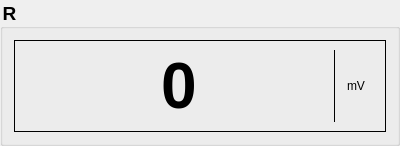
            <widget class="QGroupBox" name="GroupR">
             <property name="minimumSize">
              <size>
               <width>400</width>
               <height>0</height>
              </size>
             </property>
             <property name="maximumSize">
              <size>
               <width>400</width>
               <height>16777215</height>
              </size>
             </property>
             <property name="font">
              <font>
               <family>Arial</family>
               <pointsize>14</pointsize>
               <weight>75</weight>
               <bold>true</bold>
              </font>
             </property>
             <property name="styleSheet">
              <string notr="true">color: rgb(0, 0, 0);</string>
             </property>
             <property name="title">
              <string>R</string>
             </property>
             <property name="flat">
              <bool>true</bool>
             </property>
             <layout class="QHBoxLayout" name="horizontalLayout_6">
              <item>
               <widget class="QFrame" name="FrameR">
                <property name="minimumSize">
                 <size>
                  <width>200</width>
                  <height>0</height>
                 </size>
                </property>
                <property name="frameShape">
                 <enum>QFrame::Box</enum>
                </property>
                <property name="frameShadow">
                 <enum>QFrame::Plain</enum>
                </property>
                <layout class="QHBoxLayout" name="horizontalLayout_7">
                 <item>
                  <layout class="QVBoxLayout" name="verticalLayout_8">
                   <item>
                    <layout class="QHBoxLayout" name="horizontalLayout_9">
                     <property name="spacing">
                      <number>0</number>
                     </property>
                     <property name="sizeConstraint">
                      <enum>QLayout::SetDefaultConstraint</enum>
                     </property>
                     <item>
                      <spacer name="horizontalSpacer_57">
                       <property name="orientation">
                        <enum>Qt::Horizontal</enum>
                       </property>
                       <property name="sizeHint" stdset="0">
                        <size>
                         <width>40</width>
                         <height>20</height>
                        </size>
                       </property>
                      </spacer>
                     </item>
                     <item>
                      <spacer name="horizontalSpacer_58">
                       <property name="orientation">
                        <enum>Qt::Horizontal</enum>
                       </property>
                       <property name="sizeHint" stdset="0">
                        <size>
                         <width>40</width>
                         <height>20</height>
                        </size>
                       </property>
                      </spacer>
                     </item>
                     <item>
                      <spacer name="horizontalSpacer_59">
                       <property name="orientation">
                        <enum>Qt::Horizontal</enum>
                       </property>
                       <property name="sizeHint" stdset="0">
                        <size>
                         <width>40</width>
                         <height>20</height>
                        </size>
                       </property>
                      </spacer>
                     </item>
                     <item>
                      <widget class="QLabel" name="R_VAL">
                       <property name="sizePolicy">
                        <sizepolicy hsizetype="Fixed" vsizetype="Preferred">
                         <horstretch>0</horstretch>
                         <verstretch>0</verstretch>
                        </sizepolicy>
                       </property>
                       <property name="font">
                        <font>
                         <family>Arial</family>
                         <pointsize>48</pointsize>
                         <weight>75</weight>
                         <bold>true</bold>
                        </font>
                       </property>
                       <property name="styleSheet">
                        <string notr="true">background-color: rgba(255, 255, 255, 0);</string>
                       </property>
                       <property name="frameShape">
                        <enum>QFrame::NoFrame</enum>
                       </property>
                       <property name="frameShadow">
                        <enum>QFrame::Plain</enum>
                       </property>
                       <property name="text">
                        <string>0</string>
                       </property>
                      </widget>
                     </item>
                     <item>
                      <spacer name="horizontalSpacer_60">
                       <property name="orientation">
                        <enum>Qt::Horizontal</enum>
                       </property>
                       <property name="sizeHint" stdset="0">
                        <size>
                         <width>40</width>
                         <height>20</height>
                        </size>
                       </property>
                      </spacer>
                     </item>
                     <item>
                      <spacer name="horizontalSpacer_61">
                       <property name="orientation">
                        <enum>Qt::Horizontal</enum>
                       </property>
                       <property name="sizeHint" stdset="0">
                        <size>
                         <width>40</width>
                         <height>20</height>
                        </size>
                       </property>
                      </spacer>
                     </item>
                     <item>
                      <spacer name="horizontalSpacer_62">
                       <property name="orientation">
                        <enum>Qt::Horizontal</enum>
                       </property>
                       <property name="sizeHint" stdset="0">
                        <size>
                         <width>40</width>
                         <height>20</height>
                        </size>
                       </property>
                      </spacer>
                     </item>
                     <item>
                      <widget class="Line" name="line_8">
                       <property name="frameShadow">
                        <enum>QFrame::Plain</enum>
                       </property>
                       <property name="orientation">
                        <enum>Qt::Vertical</enum>
                       </property>
                      </widget>
                     </item>
                     <item>
                      <widget class="QLabel" name="R_UNIT">
                       <property name="sizePolicy">
                        <sizepolicy hsizetype="Fixed" vsizetype="Preferred">
                         <horstretch>0</horstretch>
                         <verstretch>0</verstretch>
                        </sizepolicy>
                       </property>
                       <property name="minimumSize">
                        <size>
                         <width>40</width>
                         <height>0</height>
                        </size>
                       </property>
                       <property name="baseSize">
                        <size>
                         <width>0</width>
                         <height>0</height>
                        </size>
                       </property>
                       <property name="font">
                        <font>
                         <family>Arial</family>
                        </font>
                       </property>
                       <property name="autoFillBackground">
                        <bool>false</bool>
                       </property>
                       <property name="styleSheet">
                        <string notr="true">background-color: rgba(255, 255, 255, 0);</string>
                       </property>
                       <property name="frameShape">
                        <enum>QFrame::NoFrame</enum>
                       </property>
                       <property name="text">
                        <string>mV</string>
                       </property>
                       <property name="textFormat">
                        <enum>Qt::PlainText</enum>
                       </property>
                       <property name="alignment">
                        <set>Qt::AlignCenter</set>
                       </property>
                       <property name="wordWrap">
                        <bool>false</bool>
                       </property>
                      </widget>
                     </item>
                    </layout>
                   </item>
                  </layout>
                 </item>
                </layout>
               </widget>
              </item>
             </layout>
            </widget>
